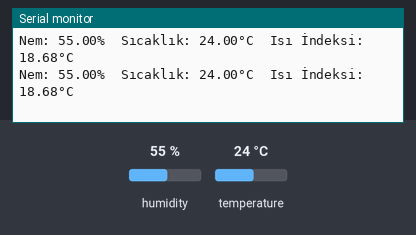
A sketch run on a simulated Arduino Uno, built with avr-gcc and run on an emulated ATmega328P. Shown: the last lines printed to the serial monitor. The inputs (shaded band) are chosen by the test bench; at power-on: humidity 55 %, temperature 24 °C.

Above: at 5.8 s.
5.9 s: humidity set to 22 %
At 10.5 s:
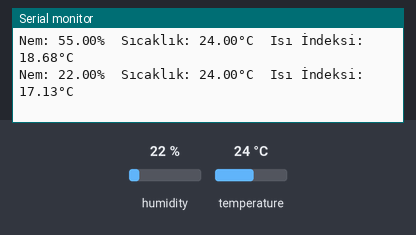
11.9 s: temperature set to 12 °C
At 16.4 s:
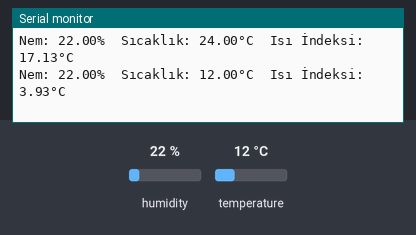
17.9 s: humidity set to 40 %
At 21.1 s:
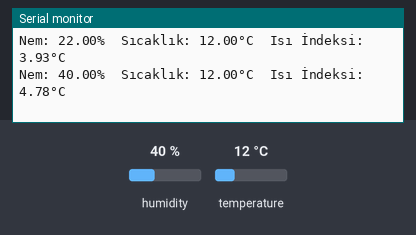
Timing chart, 0 to 22.6 s (numbered marks = the images above; inputs shaded):
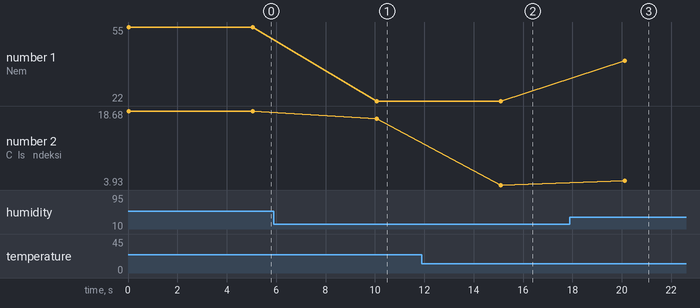

The sketch:

dht11.ino
```cpp
#include <DHT.h>

#define DHTPIN 2       // DHT sensörünün bağlı olduğu pin
#define DHTTYPE DHT11  // DHT sensör tipi

DHT dht_sensor(DHTPIN, DHTTYPE);

void setup() {
  Serial.begin(9600);
}

void loop() {
  // Sensörden verileri oku
  float humidity = dht_sensor.readHumidity();
  float temperature = dht_sensor.readTemperature();
  float heatIndex = dht_sensor.computeHeatIndex(temperature, humidity);

  // Verileri seri porta yazdır
  Serial.print("Nem: ");
  Serial.print(humidity);
  Serial.print("%\t");
  Serial.print("Sıcaklık: ");
  Serial.print(temperature);
  Serial.print("°C\t");
  Serial.print("Isı İndeksi: ");
  Serial.print(heatIndex);
  Serial.println("°C");

  delay(5000);  // 1 saniye bekle
}
```

Measured:
- after the input at 5.9 s, the serial monitor: prints a new line after 4.2 s (image 1)
- after the input at 11.9 s, the serial monitor: prints a new line after 3.2 s (image 2)
- after the input at 17.9 s, the serial monitor: prints a new line after 2.2 s (image 3)
- plotted number 1: 55 → 22 after the input at 5.9 s, 22 → 40 after the input at 17.9 s
- plotted number 2: 18.68 → 17.13 after the input at 5.9 s, 17.13 → 3.93 after the input at 11.9 s, 3.93 → 4.78 after the input at 17.9 s
